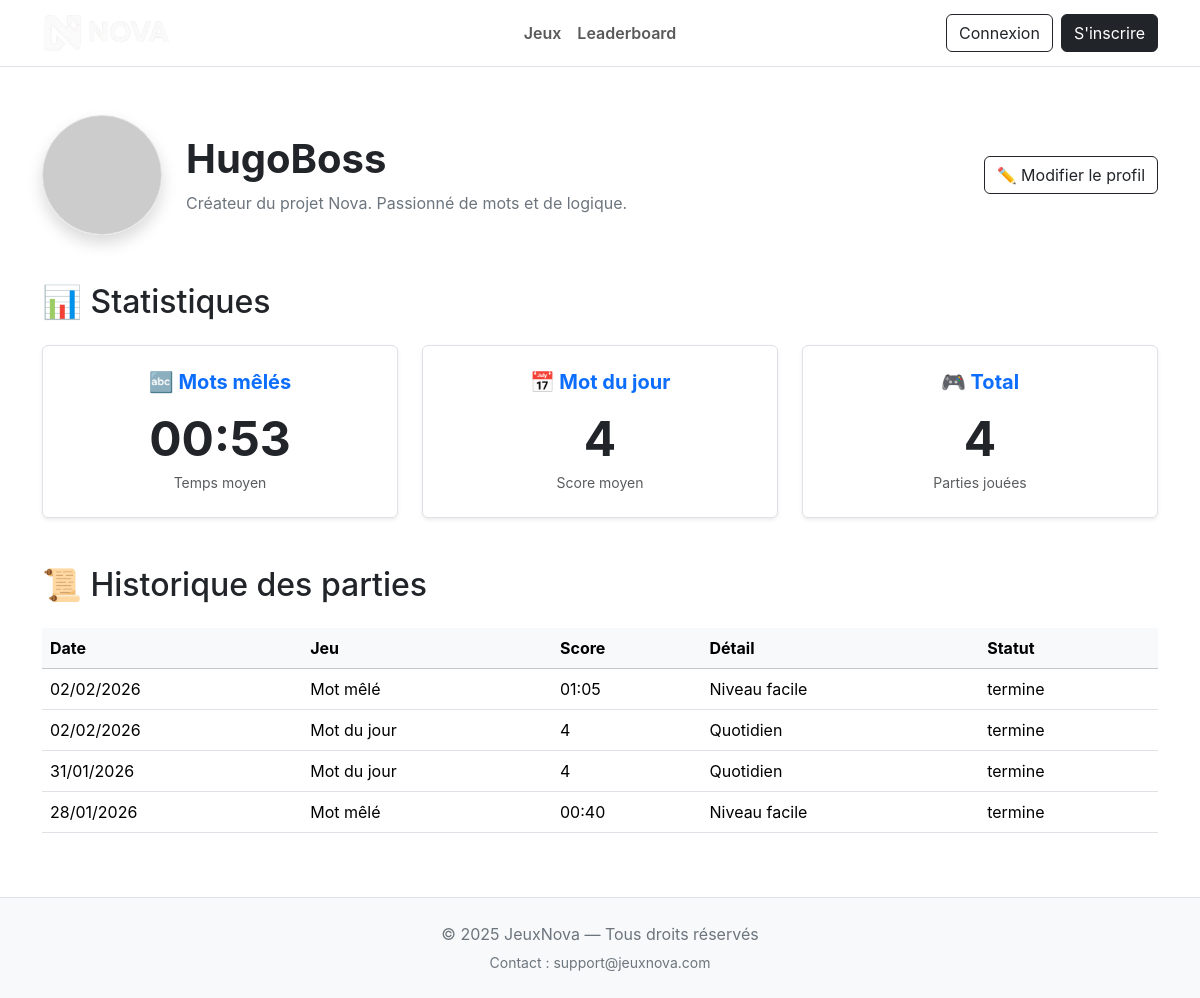
The page /php/profil.php on the database its author committed.
### tables this page shows
CREATE TABLE IF NOT EXISTS `utilisateur` (
  `id_utilisateur` int NOT NULL AUTO_INCREMENT,
  `email` varchar(200) NOT NULL,
  `mot_de_passe` varchar(255) NOT NULL,
  `pseudo` varchar(100) NOT NULL,
  `role` varchar(50) NOT NULL,
  `date_creation` datetime NOT NULL,
  `bio` TEXT NULL,
  `avatar` VARCHAR(255) NULL,
  PRIMARY KEY (`id_utilisateur`),
  UNIQUE KEY `email` (`email`)
);

CREATE TABLE IF NOT EXISTS `partie` (
  `id_partie` int NOT NULL AUTO_INCREMENT,
  `date_debut` datetime NOT NULL,
  `date_fin` datetime DEFAULT NULL,
  `score` int DEFAULT NULL,
  `statut` varchar(50) DEFAULT NULL,
  `id_utilisateur` int NOT NULL,
  `id_grille` int DEFAULT NULL,
  `id_mot` int DEFAULT NULL,
  PRIMARY KEY (`id_partie`),
  KEY `id_utilisateur` (`id_utilisateur`),
  KEY `id_grille` (`id_grille`),
  KEY `id_mot` (`id_mot`)
);

### php/profil.php (the view, shortened to what this page needs)
<?php
require "config.php";
$user_id = isset($_GET['id']) ? intval($_GET['id']) : ($_SESSION['id'] ?? 1);
$stmt = $db->prepare("SELECT pseudo, bio, avatar, date_creation FROM utilisateur WHERE id_utilisateur = ?");
$stmt->execute([$user_id]);
$user = $stmt->fetch();
$avatarPath = $user['avatar'] ? $user['avatar'] : "https://via.placeholder.com/120?text=Avatar";
$stmt = $db->prepare("SELECT AVG(score) as moy_temps FROM partie WHERE id_utilisateur = ? AND id_grille IS NOT NULL");
$stmt->execute([$user_id]);
$res = $stmt->fetch();
$moy_temps_sec = $res['moy_temps'] ? round($res['moy_temps']) : 0;
$minutes = floor($moy_temps_sec / 60);
$secondes = $moy_temps_sec % 60;
$temps_moyen_str = sprintf("%02d:%02d", $minutes, $secondes);
$stmt = $db->prepare("SELECT AVG(score) as moy_essais FROM partie WHERE id_utilisateur = ? AND id_mot IS NOT NULL");
$stmt->execute([$user_id]);
$res = $stmt->fetch();
$moy_essais = $res['moy_essais'] ? round($res['moy_essais'], 1) : 0;
$stmt = $db->prepare("SELECT COUNT(*) as total FROM partie WHERE id_utilisateur = ?");
$stmt->execute([$user_id]);
$res = $stmt->fetch();
$total_parties = $res['total'];
$limit = 5;
$page = isset($_GET['page']) ? max(1, intval($_GET['page'])) : 1;
$offset = ($page - 1) * $limit;
$stmt = $db->prepare("
    SELECT p.date_fin, p.statut, p.score, p.id_grille, p.id_mot,
           CASE
               WHEN p.id_grille IS NOT NULL THEN 'Mot mêlé'
               WHEN p.id_mot IS NOT NULL THEN 'Mot du jour'
               ELSE 'Jeu inconnu'
           END as nom_jeu,
           CASE
               WHEN p.id_grille IS NOT NULL THEN 'Niveau facile'
               WHEN p.id_mot IS NOT NULL THEN 'Quotidien'
               ELSE '-'
           END as detail
    FROM partie p
    WHERE p.id_utilisateur = :user_id AND p.date_fin IS NOT NULL
    ORDER BY p.date_fin DESC
    LIMIT :limit OFFSET :offset
");
$stmt->bindValue(':user_id', $user_id, PDO::PARAM_INT);
$stmt->bindValue(':limit', $limit, PDO::PARAM_INT);
$stmt->bindValue(':offset', $offset, PDO::PARAM_INT);
$stmt->execute();
$historique = $stmt->fetchAll();
?>
<!DOCTYPE html>
<html lang="fr">
<head>
    <link href="https://cdn.jsdelivr.net/npm/bootstrap@5.3.2/dist/css/bootstrap.min.css" rel="stylesheet">
    <link rel="stylesheet" href="../css/styles.css">
</head>
<body class="bg-white text-dark">
<nav class="navbar navbar-expand-lg navbar-light bg-white border-bottom position-relative">
    <div class="container">
        <a class="navbar-brand d-flex align-items-center" href="../index.php">
            <img src="../assets/logo.png" alt="Logo" height="40" class="me-2">
        </a>
        <div class="collapse navbar-collapse" id="navMenu">
            <ul class="navbar-nav navbar-nav-centered">
                <li class="nav-item"><a class="nav-link fw-semibold" href="mots.php">Jeux</a></li>
                <li class="nav-item"><a class="nav-link fw-semibold" href="leaderboard.php">Leaderboard</a></li>
            </ul>
            <div class="d-flex ms-auto nav-auth">
                <?php if (isset($_SESSION["id"])): ?>
                    <a class="btn btn-outline-dark me-2" href="admin.php">Admin</a>
                    <a class="btn btn-outline-dark me-2" href="profil.php">Mon Profil</a>
                    <a class="btn btn-dark" href="deconexion.php">Déconnexion</a>
                <?php else: ?>
                    <a class="btn btn-outline-dark me-2" href="account.php?mode=login">Connexion</a>
                    <a class="btn btn-dark" href="account.php?mode=register">S'inscrire</a>
                <?php endif; ?>
            </div>
        </div>
    </div>
</nav>
<div class="container mt-5">
    <div class="row mb-5 align-items-center">
        <div class="col-auto">
            <img src="<?php echo htmlspecialchars($avatarPath); ?>"
                 class="rounded-circle border shadow"
                 width="120" height="120"
                 style="object-fit: cover;"
                 alt="Avatar">
        </div>
        <div class="col">
            <h1 class="fw-bold mb-2"><?php echo htmlspecialchars($user['pseudo']); ?></h1>
            <p class="text-secondary mb-0"><?php echo nl2br(htmlspecialchars($user['bio'] ?? 'Aucune bio définie.')); ?></p>
        </div>
        <div class="col-auto">
            <button class="btn btn-outline-dark" data-bs-toggle="modal" data-bs-target="#editModal">
                ✏️ Modifier le profil
            </button>
        </div>
    </div>
    <h2 class="mb-4">📊 Statistiques</h2>
    <div class="row g-4 mb-5">
        <div class="col-md-4">
            <div class="card border shadow-sm text-center p-4 h-100">
                <h5 class="fw-bold text-primary mb-3">🔤 Mots mêlés</h5>
                <p class="display-5 fw-bold mb-1"><?php echo $temps_moyen_str; ?></p>
                <small class="text-muted">Temps moyen</small>
            </div>
        </div>
        <div class="col-md-4">
            <div class="card border shadow-sm text-center p-4 h-100">
                <h5 class="fw-bold text-primary mb-3">📅 Mot du jour</h5>
                <p class="display-5 fw-bold mb-1"><?php echo $moy_essais; ?></p>
                <small class="text-muted">Score moyen</small>
            </div>
        </div>
        <div class="col-md-4">
            <div class="card border shadow-sm text-center p-4 h-100">
                <h5 class="fw-bold text-primary mb-3">🎮 Total</h5>
                <p class="display-5 fw-bold mb-1"><?php echo $total_parties; ?></p>
                <small class="text-muted">Parties jouées</small>
            </div>
        </div>
    </div>
    <h2 class="mb-4">📜 Historique des parties</h2>
    <div class="table-responsive">
        <table class="table table-hover">
            <thead class="table-light">
                <tr>
                    <th>Date</th>
                    <th>Jeu</th>
                    <th>Score</th>
                    <th>Détail</th>
                    <th>Statut</th>
                </tr>
            </thead>
            <tbody>
                <?php if (count($historique) > 0): ?>
                    <?php foreach ($historique as $partie): ?>
                        <tr>
                            <td><?php echo date('d/m/Y', strtotime($partie['date_fin'])); ?></td>
                            <td><?php echo htmlspecialchars($partie['nom_jeu']); ?></td>
                            <td>
                                <?php
                                if ($partie['nom_jeu'] == 'Mot mêlé') {
                                    echo gmdate("i:s", $partie['score']);
                                } else {
                                    echo $partie['score'];
                                }
                                ?>
                            </td>
                            <td><?php echo htmlspecialchars($partie['detail']); ?></td>
                            <td><?php echo htmlspecialchars($partie['statut']); ?></td>
                        </tr>
                    <?php endforeach; ?>
                <?php else: ?>
                    <tr>
                        <td colspan="4" class="text-center text-muted py-4">Aucune partie jouée pour le moment.</td>
                    </tr>
                <?php endif; ?>
            </tbody>
        </table>
    </div>
</div>
<footer class="mt-5 py-4 bg-light border-top text-center text-secondary">
    <div class="container">
        <p class="mb-1">© 2025 JeuxNova — Tous droits réservés</p>
        <small>Contact : support@jeuxnova.com</small>
    </div>
</footer>
</body>
</html>

### css/styles.css (style rules this page uses)
:root { --white: #ffffff; --dark-bg: #121212; --secondary-dark: #1f1f1f; }
body { background: #ffffff; color: #000000; font-family: "Inter"; }
.navbar .navbar-nav-centered { position: absolute; left: 50%; transform: translateX(-50%); top: 50%; transform-origin: center; transform: translateX(-50%) translateY(-50%); }
.navbar .navbar-brand, .navbar .nav-auth { z-index: 2; }

### rows shown on the page
utilisateur: pseudo "HugoBoss", bio "Créateur du projet Nova. Passionné de mots et de logique."
partie: date_fin "02/02/2026", nom_jeu "Mot mêlé", score "01:05", detail "Niveau facile", statut "termine"
partie: date_fin "02/02/2026", nom_jeu "Mot du jour", score "4", detail "Quotidien", statut "termine"
partie: date_fin "31/01/2026", nom_jeu "Mot du jour", score "4", detail "Quotidien", statut "termine"
partie: date_fin "28/01/2026", nom_jeu "Mot mêlé", score "00:40", detail "Niveau facile", statut "termine"

### other values the page prints
$temps_moyen_str "00:53"
$moy_essais "4"
$total_parties "4"
